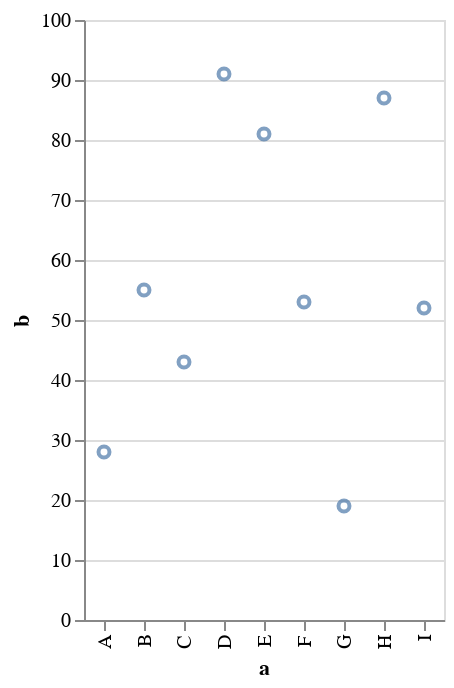

Notebook code for this chart:
### Code cell
import altair
import pandas as pd 
altair.enable_mime_rendering()

import json 

data = [
    {"a": "A", "b": 28}, {"a": "B", "b": 55}, {"a": "C", "b": 43},
    {"a": "D", "b": 91}, {"a": "E", "b": 81}, {"a": "F", "b": 53},
    {"a": "G", "b": 19}, {"a": "H", "b": 87}, {"a": "I", "b": 52}
]

df = pd.DataFrame(data)

chart.configure_cell(height=200, width=200)
chart = altair.Chart(df).mark_point().encode(
    x='a',
    y='b'
)

chart

### Figure 1 — Vega-Lite specification as saved in the notebook (floating-point values rounded to 4 significant figures)
{"$schema": "https://vega.github.io/schema/vega-lite/v1.2.1.json", "data": {"values": [{"a": "A", "b": 28}, {"a": "B", "b": 55}, {"a": "C", "b": 43}, {"a": "D", "b": 91}, {"a": "E", "b": 81}, {"a": "F", "b": 53}, {"a": "G", "b": 19}, {"a": "H", "b": 87}, {"a": "I", "b": 52}]}, "encoding": {"x": {"field": "a", "type": "nominal"}, "y": {"field": "b", "type": "quantitative"}}, "mark": "point"}
